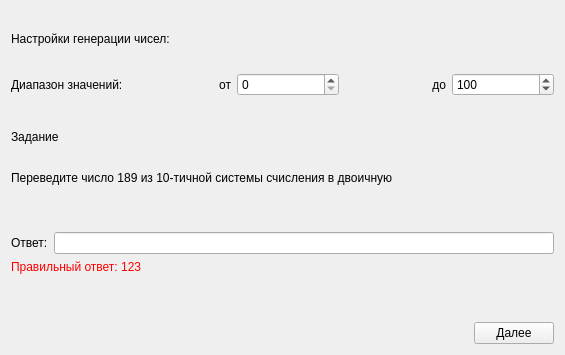
<?xml version="1.0" encoding="UTF-8"?>
<ui version="4.0">
 <class>ModeTestingWidget</class>
 <widget class="QWidget" name="ModeTestingWidget">
  <property name="geometry">
   <rect>
    <x>0</x>
    <y>0</y>
    <width>565</width>
    <height>355</height>
   </rect>
  </property>
  <property name="windowTitle">
   <string>Form</string>
  </property>
  <layout class="QGridLayout" name="gridLayout">
   <item row="0" column="0" colspan="2">
    <widget class="QLabel" name="label">
     <property name="text">
      <string>Настройки генерации чисел:</string>
     </property>
    </widget>
   </item>
   <item row="1" column="0" colspan="2">
    <layout class="QHBoxLayout" name="horizontalLayout">
     <item>
      <widget class="QLabel" name="label_2">
       <property name="text">
        <string>Диапазон значений:</string>
       </property>
      </widget>
     </item>
     <item>
      <widget class="QLabel" name="label_3">
       <property name="text">
        <string>от</string>
       </property>
       <property name="alignment">
        <set>Qt::AlignRight|Qt::AlignTrailing|Qt::AlignVCenter</set>
       </property>
      </widget>
     </item>
     <item>
      <widget class="QSpinBox" name="minNumSpinBox">
       <property name="suffix">
        <string/>
       </property>
      </widget>
     </item>
     <item>
      <widget class="QLabel" name="label_4">
       <property name="text">
        <string>до</string>
       </property>
       <property name="alignment">
        <set>Qt::AlignRight|Qt::AlignTrailing|Qt::AlignVCenter</set>
       </property>
      </widget>
     </item>
     <item>
      <widget class="QSpinBox" name="maxNumSpinBox">
       <property name="minimum">
        <number>10</number>
       </property>
       <property name="maximum">
        <number>100000</number>
       </property>
       <property name="value">
        <number>100</number>
       </property>
      </widget>
     </item>
    </layout>
   </item>
   <item row="2" column="0" colspan="2">
    <widget class="QWidget" name="widget" native="true">
     <property name="maximumSize">
      <size>
       <width>16777215</width>
       <height>1</height>
      </size>
     </property>
     <property name="styleSheet">
      <string notr="true">background-color:&quot; black&quot;;</string>
     </property>
    </widget>
   </item>
   <item row="3" column="0" colspan="2">
    <widget class="QLabel" name="label_5">
     <property name="text">
      <string>Задание</string>
     </property>
    </widget>
   </item>
   <item row="4" column="0" colspan="2">
    <widget class="QLabel" name="taskLbl">
     <property name="text">
      <string>Переведите число 189 из 10-тичной системы счисления в двоичную</string>
     </property>
     <property name="alignment">
      <set>Qt::AlignLeading|Qt::AlignLeft|Qt::AlignTop</set>
     </property>
     <property name="wordWrap">
      <bool>true</bool>
     </property>
    </widget>
   </item>
   <item row="5" column="0" colspan="2">
    <layout class="QHBoxLayout" name="horizontalLayout_2">
     <item>
      <widget class="QLabel" name="label_7">
       <property name="text">
        <string>Ответ:</string>
       </property>
      </widget>
     </item>
     <item>
      <widget class="QLineEdit" name="numberLineEdit"/>
     </item>
    </layout>
   </item>
   <item row="6" column="0" colspan="2">
    <widget class="QLabel" name="resultLbl">
     <property name="text">
      <string>&lt;font color=&quot;red&quot;&gt;Правильный ответ: 123&lt;/font&gt;</string>
     </property>
     <property name="alignment">
      <set>Qt::AlignLeading|Qt::AlignLeft|Qt::AlignTop</set>
     </property>
     <property name="wordWrap">
      <bool>true</bool>
     </property>
    </widget>
   </item>
   <item row="7" column="0">
    <spacer name="horizontalSpacer">
     <property name="orientation">
      <enum>Qt::Horizontal</enum>
     </property>
     <property name="sizeHint" stdset="0">
      <size>
       <width>463</width>
       <height>20</height>
      </size>
     </property>
    </spacer>
   </item>
   <item row="7" column="1">
    <widget class="QPushButton" name="nextBtn">
     <property name="text">
      <string>Далее</string>
     </property>
    </widget>
   </item>
  </layout>
 </widget>
 <resources/>
 <connections/>
</ui>
